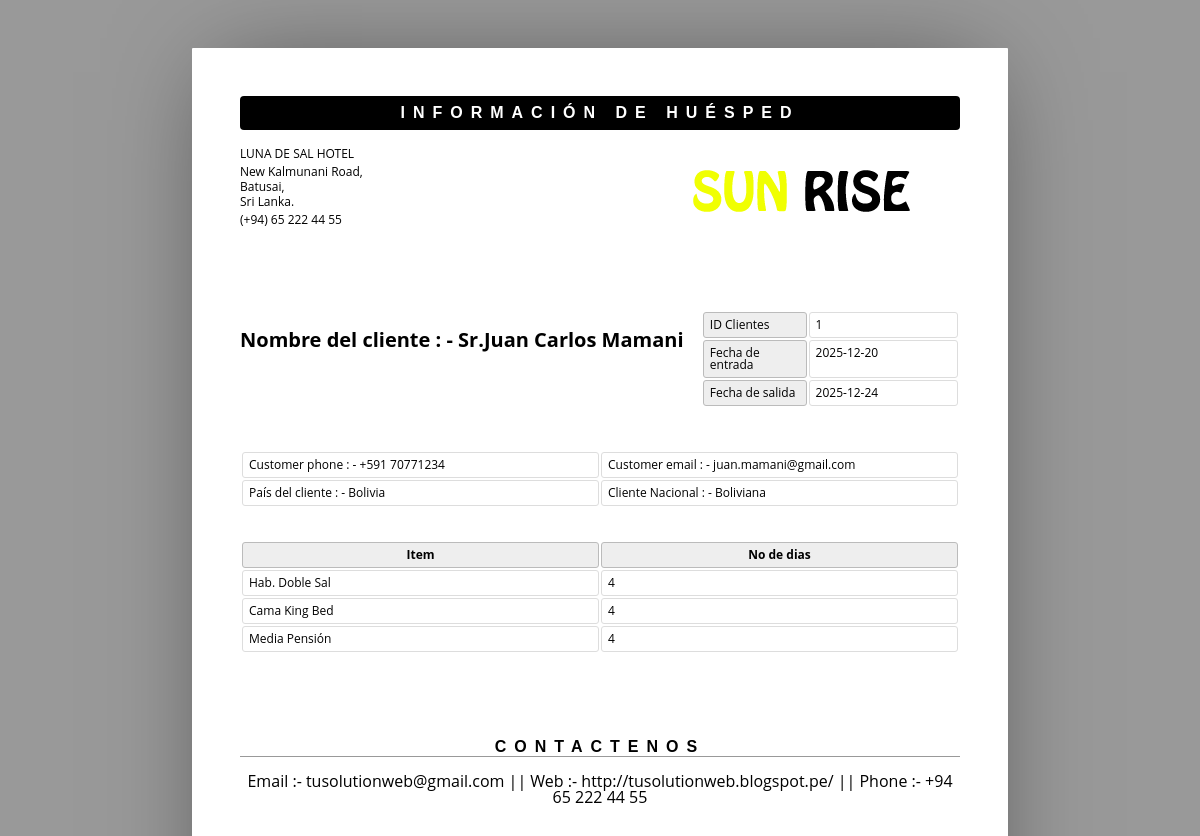
The page /admin/show.php?sid=1 on the database its author committed.
### tables this page shows
CREATE TABLE `roombook` (
  `id` int(11) NOT NULL,
  `Title` varchar(10) DEFAULT NULL,
  `FName` varchar(100) NOT NULL,
  `LName` varchar(100) NOT NULL,
  `Email` varchar(100) NOT NULL,
  `National` varchar(50) NOT NULL,
  `Country` varchar(100) NOT NULL,
  `Phone` varchar(50) NOT NULL,
  `TRoom` varchar(50) NOT NULL,
  `Bed` varchar(50) NOT NULL,
  `NRoom` int(11) NOT NULL,
  `Meal` varchar(50) NOT NULL,
  `cin` date NOT NULL,
  `cout` date NOT NULL,
  `stat` varchar(50) NOT NULL,
  `nodays` int(11) NOT NULL
);

### admin/show.php (the view, shortened to what this page needs)
<html>
	<head>
	</head>
	<body>
	<?php
	include ('db.php');
	$pid = $_GET['sid'];
	$sql ="select * from roombook where id = '$pid' ";
	$re = mysqli_query($con,$sql);
	while($row=mysqli_fetch_array($re))
	{
		$id = $row['id'];
		$title =  $row['Title'];
		$Fname = $row['FName'];
		$lname = $row['LName'];
		$email = $row['Email'];
		$National = $row['National'];
		$country = $row['Country'];
		$phone = $row['Phone'];
		$room_type = $row['TRoom'];
		$Bed_type = $row['Bed'];
		$meal_type = $row['Meal'];
		$cin_date = $row['cin'];
		$cout_date = $row['cout'];
		$nodays = $row['nodays'];
	}
	?>
		<header>
			<h1>Información de Huésped
</h1>
			<address >
				<p>LUNA DE SAL HOTEL</p>
				<p>New Kalmunani Road,<br>Batusai,<br>Sri Lanka.</p>
				<p>(+94) 65 222 44 55</p>
			</address>
			<span><img alt="" src="assets/img/sun.png"></span>
		</header>
		<article>
			<address >
				<p><br></p>
				<p>Nombre del cliente  : -  <?php echo $title.$Fname." ".$lname;?><br></p>
			</address>
			<table class="meta">
				<tr>
					<th><span > ID Clientes</span></th>
					<td><span ><?php echo $id; ?></span></td>
				</tr>
				<tr>
					<th><span >Fecha de entrada</span></th>
					<td><span ><?php echo $cin_date; ?> </span></td>
				</tr>
				<tr>
					<th><span >Fecha de salida</span></th>
					<td><span ><?php echo $cout_date; ?> </span></td>
				</tr>
			</table>
			<table >
					<tr>
						<td>Customer phone : -  <?php echo $phone; ?> </td>
						<td>Customer email : -  <?php echo $email; ?> </td>
					</tr>
					<tr>
						<td>País del cliente : -  <?php echo $country; ?> </td>
						<td>Cliente Nacional : -  <?php echo $National; ?> </td>
					</tr>
				</table>
				<br>
				<br>
			<table class="inventory">
				<thead>
					<tr>
						<th><span >Item</span></th>
						<th><span >No de dias</span></th>
					</tr>
				</thead>
				<tbody>
					<tr>
						<td><span ><?php echo $room_type; ?></span></td>
						<td><span ><?php echo $nodays; ?> </span></td>
					</tr>
					<tr>
						<td><span ><?php echo $Bed_type; ?>  Bed </span></td>
						<td><span ><?php echo $nodays; ?></span></td>
					</tr>
					<tr>
						<td><span ><?php echo $meal_type; ?>  </span></td>
						<td><span ><?php echo $nodays; ?></span></td>
					</tr>
				</tbody>
			</table>
		</article>
		<aside>
			<h1><span >Contactenos</span></h1>
			<div >
				<p align="center">Email :- tusolutionweb@gmail.com || Web :- http://tusolutionweb.blogspot.pe/ || Phone :- +94 65 222 44 55 </p>
			</div>
		</aside>
	</body>
</html>

### admin/show.php (style rules this page uses)
* { border: 0; box-sizing: content-box; color: inherit; font-family: inherit; font-size: inherit; font-style: inherit; font-weight: inherit; line-height: inherit; list-style: none; margin: 0; padding: 0; text-decoration: none; vertical-align: top; }
h1 { font: bold 100% sans-serif; letter-spacing: 0.5em; text-align: center; text-transform: uppercase; }
table { font-size: 75%; table-layout: fixed; width: 100%; }
table { border-collapse: separate; border-spacing: 2px; }
th, td { border-width: 1px; padding: 0.5em; position: relative; text-align: left; }
th, td { border-radius: 0.25em; border-style: solid; }
th { background: #EEE; border-color: #BBB; }
td { border-color: #DDD; }
html { font: 16px/1 'Open Sans', sans-serif; overflow: auto; padding: 0.5in; }
html { background: #999; cursor: default; }
body { box-sizing: border-box; height: 11in; margin: 0 auto; overflow: hidden; padding: 0.5in; width: 8.5in; }
body { background: #FFF; border-radius: 1px; box-shadow: 0 0 1in -0.25in rgba(0, 0, 0, 0.5); }
header { margin: 0 0 3em; }
header:after { clear: both; content: ""; display: table; }
header h1 { background: #000; border-radius: 0.25em; color: #FFF; margin: 0 0 1em; padding: 0.5em 0; }
header address { float: left; font-size: 75%; font-style: normal; line-height: 1.25; margin: 0 1em 1em 0; }
header address p { margin: 0 0 0.25em; }
header span, header img { display: block; float: right; }
header span { margin: 0 0 1em 1em; max-height: 25%; max-width: 60%; position: relative; }
header img { max-height: 100%; max-width: 100%; }
article, article address, table.meta, table.inventory { margin: 0 0 3em; }
article:after { clear: both; content: ""; display: table; }
article address { float: left; font-size: 125%; font-weight: bold; }
table.meta, table.balance { float: right; width: 36%; }
table.meta:after, table.balance:after { clear: both; content: ""; display: table; }
table.meta th { width: 40%; }
table.meta td { width: 60%; }
table.inventory { clear: both; width: 100%; }
table.inventory th { font-weight: bold; text-align: center; }
table.inventory td:nth-child(1) { width: 26%; }
table.inventory td:nth-child(2) { width: 38%; }
aside h1 { border: none; border-width: 0 0 1px; margin: 0 0 1em; }
aside h1 { border-color: #999; border-bottom-style: solid; }

### rows shown on the page
roombook: Title "Sr.", FName "Juan Carlos", LName "Mamani", id "1", cin "2025-12-20", cout "2025-12-24", Phone "+591 70771234", Email "juan.mamani@gmail.com", Country "Bolivia", National "Boliviana", TRoom "Hab. Doble Sal", nodays "4", Bed "Cama King", Meal "Media Pensión"
